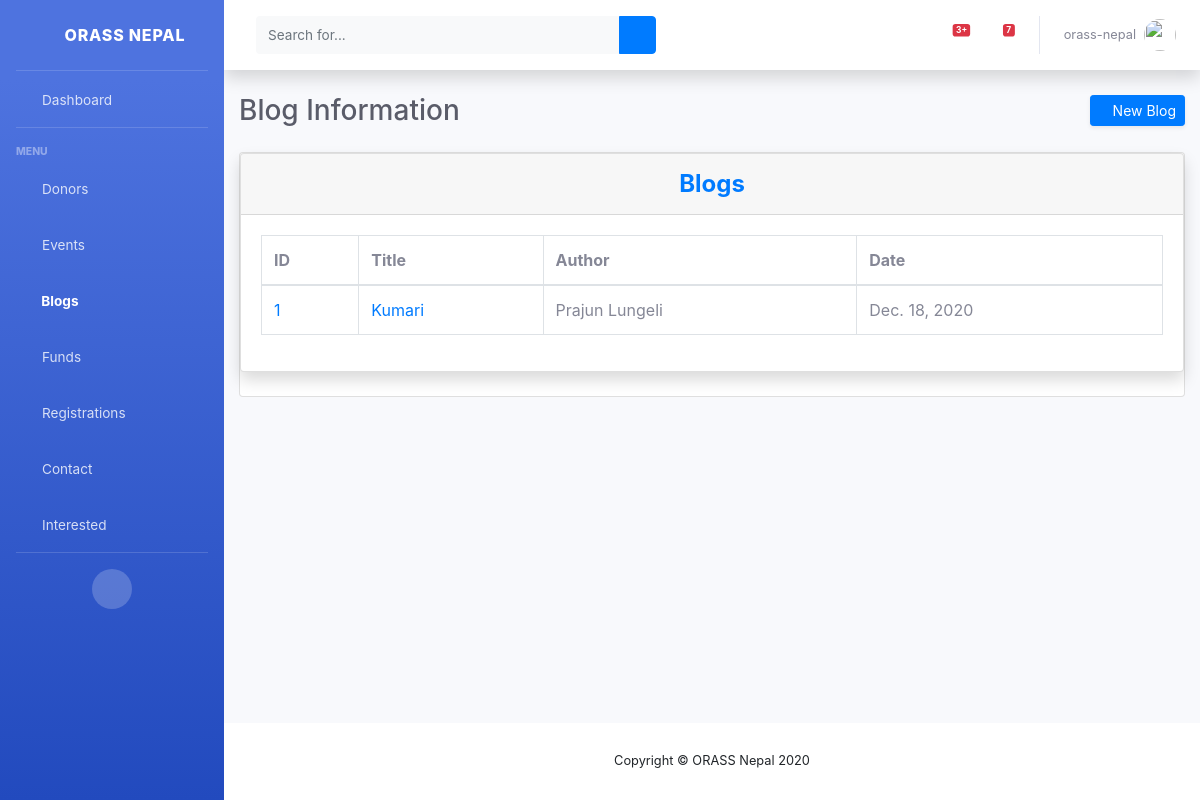
The app's page /view/blogs/ (signed in) with its own data.
### web/models.py (models this page shows, shortened)
class Blog(models.Model):
    title = models.CharField(max_length=255)
    category = models.CharField(max_length=150)
    author = models.CharField(max_length=100)
    body = models.TextField()
    post_date = models.DateField(default=timezone.now)
    picture = models.ImageField(upload_to='blog/', null=True, blank=True)

### web/views.py (the view)
# urls.py: path('view/blogs/', login_required(BlogList.as_view(), login_url='/staff'),
class BlogList(ListView):
    model = Blog
    template_name = 'staff/view_blog.html'
    context_object_name = 'blogs'

### web/templates/staff/view_blog.html (shortened to what this page needs)
{% extends "staff/base.html" %}
{% load static %}
{% block css %}
<link href="{% static 'vendor/datatables/dataTables.bootstrap4.min.css' %}" rel="stylesheet">
<link rel="stylesheet" href="https://netdna.bootstrapcdn.com/font-awesome/4.7.0/css/font-awesome.css">
{% endblock css %}
{% block blogActive %}active{% endblock blogActive %}
{% block content %}
<div class="d-sm-flex align-items-center justify-content-between mb-4">
    <h1 class="h3 mb-0 text-gray-800">Blog Information</h1>
    <a href="{% url 'web:blog-creation' %}" class="d-none d-sm-inline-block btn btn-sm btn-primary shadow-sm">
        <i class="fas fa-upload fa-sm text-white-50"></i>
        New Blog
    </a>
</div>
<div class="card mb-12">
    <div class="card shadow mb-4">
        <div class="card-header py-3">
            <h4 class="m-0 font-weight-bold text-primary" style="text-align: center">Blogs</h4>
        </div>
        <div class="card-body">
            <div class="table-responsive">
                <table class="table table-bordered" id="dataTable" width="100%" cellspacing="0">
                    <thead>
                    <tr>
                        <th>ID</th>
                        <th>Title </th>
                        <th>Author</th>
                        <th>Date</th>
                    </tr>
                    </thead>
                    <tbody>
                    {% for blog in blogs %}
                        <tr>
                            <td><a href="{% url 'web:blog-detail' blog.id %}">{{ blog.id }}</a></td>
                            <td><a href="{% url 'web:blog-detail' blog.id %}">{{ blog.title }}</a></td>
                            <td>{{ blog.author }}</td>
                            <td>{{ blog.post_date }}</td>
                        </tr>
                    {% endfor %}
                    </tbody>
                </table>
            </div>
        </div>
    </div>
</div>
{% endblock content %}

### web/templates/staff/base.html (shortened to what this page needs)
{% load static %}
<!DOCTYPE html>
<html lang="en">
<head>
    <link href="{% static 'vendor/fontawesome-free/css/all.min.css' %}" rel="stylesheet" type="text/css">
    <link href="{% static 'css/sb-admin-2.min.css' %}" rel="stylesheet">
    <link rel="stylesheet" href="https://netdna.bootstrapcdn.com/font-awesome/4.7.0/css/font-awesome.css">
    <link rel="stylesheet" href="https://stackpath.bootstrapcdn.com/bootstrap/4.1.3/css/bootstrap.min.css">
    {% block css %}
    {% endblock css %}
</head>
<body id="page-top">
    <div id="wrapper">
        <ul class="navbar-nav bg-gradient-primary sidebar sidebar-dark accordion" id="accordionSidebar">
            <a class="sidebar-brand d-flex align-items-center justify-content-center" href="{% url 'web:dashboard' %}">
                <div class="sidebar-brand-icon rotate-n-15">
                    <i class="fas fa-laugh-wink"></i>
                </div>
                <div class="sidebar-brand-text mx-3">ORASS Nepal</div>
            </a>
            <hr class="sidebar-divider my-0">
            <li class="nav-item {% block dashActive %}{% endblock dashActive %}">
                <a class="nav-link" href="{% url 'web:dashboard' %}">
                    <i class="fas fa-fw fa-tachometer-alt"></i>
                    <span>Dashboard</span></a>
            </li>
            <hr class="sidebar-divider">
            <div class="sidebar-heading">
                Menu
            </div>
            <li class="nav-item {% block donorActive %}{% endblock donorActive %}">
                <a class="nav-link" href="{% url 'web:view-donor' %}">
                    <i class="fas fa-fw fa-donate"></i>
                    <span>Donors</span></a>
            </li>
            <li class="nav-item {% block eventActive %}{% endblock eventActive %}">
                <a class="nav-link" href="{% url 'web:view-event' %}">
                    <i class="fas fa-fw fa-table"></i>
                    <span>Events</span></a>
            </li>
            <li class="nav-item {% block blogActive %}{% endblock blogActive %}">
                <a class="nav-link" href="{% url 'web:view-blog' %}">
                    <i class="fas fa-fw fa-blog"></i>
                    <span>Blogs</span></a>
            </li>
            <li class="nav-item {% block fundActive %}{% endblock fundActive %}">
                <a class="nav-link" href="{% url 'web:view-fund' 1 %}">
                    <i class="fas fa-fw fa-money"></i>
                    <span>Funds</span></a>
            </li>
            <li class="nav-item {% block regActive %}{% endblock regActive %}">
                <a class="nav-link" href="{% url 'web:view-registration' %}">
                    <i class="fas fa-fw fa-folder"></i>
                    <span>Registrations</span></a>
            </li>
            <li class="nav-item {% block contActive %}{% endblock contActive %}">
                <a class="nav-link" href="{% url 'web:view-query' %}">
                    <i class="fas fa-fw fa-comments"></i>
                    <span>Contact</span></a>
            </li>
            <li class="nav-item {% block intActive %}{% endblock intActive %}">
                <a class="nav-link" href="{% url 'web:view-interested' %}">
                    <i class="fas fa-fw fa-users"></i>
                    <span>Interested</span></a>
            </li>
            <hr class="sidebar-divider d-none d-md-block">
            <div class="text-center d-none d-md-inline">
                <button class="rounded-circle border-0" id="sidebarToggle"></button>
            </div>
        </ul>
        <div id="content-wrapper" class="d-flex flex-column">
            <div id="content">
                <nav class="navbar navbar-expand navbar-light bg-white topbar mb-4 static-top shadow">
                    <form
                        class="d-none d-sm-inline-block form-inline mr-auto ml-md-3 my-2 my-md-0 mw-100 navbar-search">
                        <div class="input-group">
                            <input type="text" class="form-control bg-light border-0 small" placeholder="Search for..."
                                aria-label="Search" aria-describedby="basic-addon2">
                            <div class="input-group-append">
                                <button class="btn btn-primary" type="button">
                                    <i class="fas fa-search fa-sm"></i>
                                </button>
                            </div>
                        </div>
                    </form>
                    <ul class="navbar-nav ml-auto">
                        <li class="nav-item dropdown no-arrow mx-1">
                            <a class="nav-link dropdown-toggle" href="#" id="alertsDropdown" role="button"
                                data-toggle="dropdown" aria-haspopup="true" aria-expanded="false">
                                <span class="badge badge-danger badge-counter">3+</span>
                            </a>
                        </li>
                        <li class="nav-item dropdown no-arrow mx-1">
                            <a class="nav-link dropdown-toggle" href="#" id="messagesDropdown" role="button"
                                data-toggle="dropdown" aria-haspopup="true" aria-expanded="false">
                                <i class="fas fa-envelope fa-fw"></i>
                                <span class="badge badge-danger badge-counter">7</span>
                            </a>
                        </li>
                        <li class="nav-item dropdown no-arrow">
                            <a class="nav-link dropdown-toggle" href="#" id="userDropdown" role="button"
                                data-toggle="dropdown" aria-haspopup="true" aria-expanded="false">
                                <span class="mr-2 d-none d-lg-inline text-gray-600 small">{{ user.username }}</span>
                                <img class="img-profile rounded-circle"
                                    src="{% static 'images/undraw_profile.svg' %}">
                            </a>
                        </li>
                    </ul>
                </nav>
                <div class="container-fluid">
                    {% block content %}
                    {% endblock content %}
                </div>
            </div>
            <footer class="sticky-footer bg-white">
                <div class="container my-auto">
                    <div class="copyright text-center my-auto">
                        <span>Copyright &copy; ORASS Nepal 2020</span>
                    </div>
                </div>
            </footer>
        </div>
    </div>
</body>
</html>

### records on screen
Blog: id "1", title "Kumari", author "Prajun Lungeli", post_date "Dec. 18, 2020"

### other values on screen
{{ user.username }} "orass-nepal"
